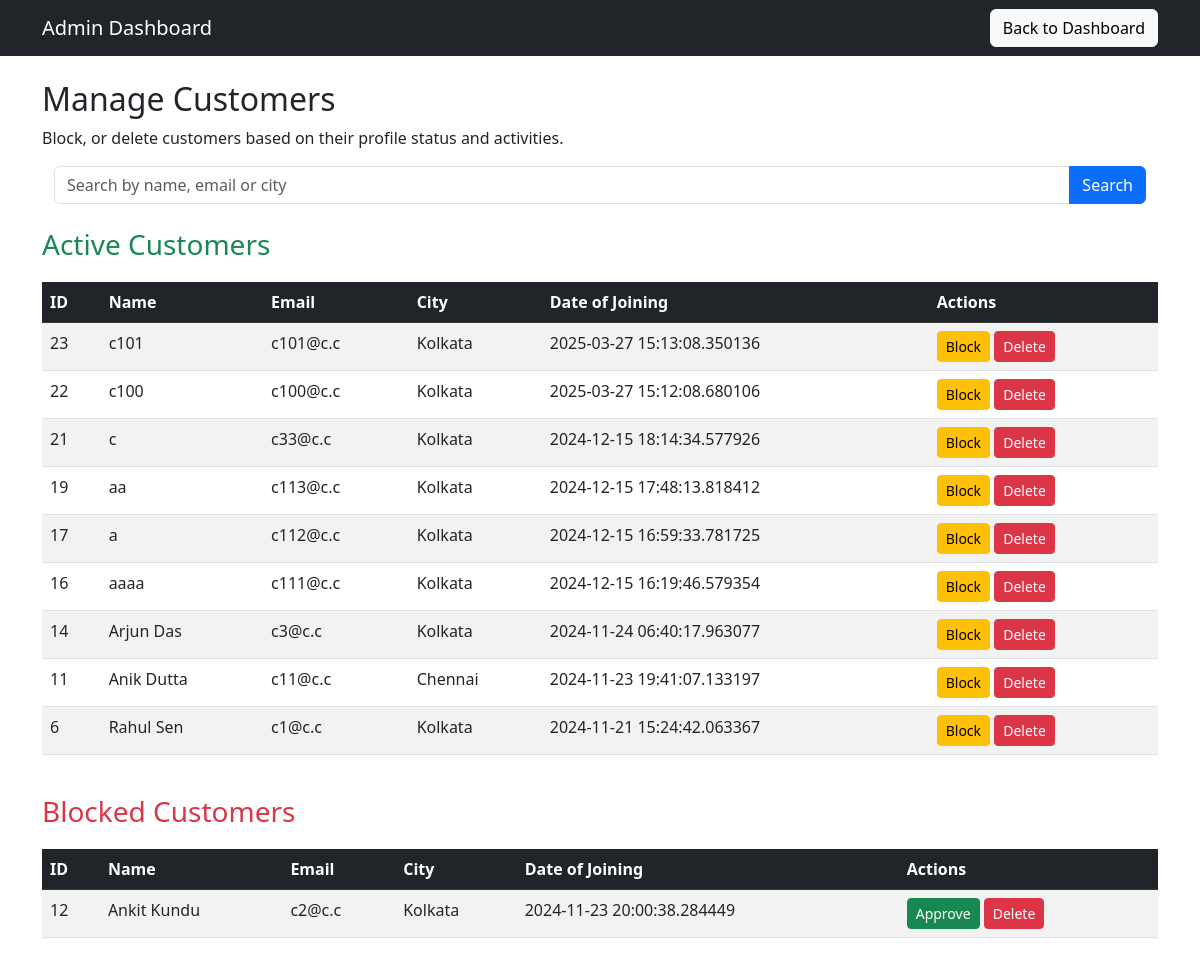
Page /admin/manage_customers on the committed database.
### model.py (models this page shows)
class user(db.Model):
    __tablename__ ='user_table'
    id = db.Column(db.Integer , primary_key= True, autoincrement = True)
    username = db.Column(db.String)
    email = db.Column(db.String , unique = True)
    phone_no = db.Column(db.Integer)
    password = db.Column(db.String)
    date_of_join = db.Column(db.DateTime, nullable=True)
    role = db.Column(db.String)
    service_type = db.Column(db.String)
    experience = db.Column(db.Integer)
    description = db.Column(db.String)
    cv = db.Column(db.String)
    city = db.Column(db.String)
    pincode = db.Column(db.Integer)
    area = db.Column(db.Integer)
    status = db.Column(db.String)
    ratings = db.Column(db.String)

### main.py (the view, shortened to what this page needs)
@app.route('/admin/manage_customers')
def manage_customers():
    search_query = request.args.get('search', '')
    base_filter = [user.role == 'customer']
    approved_customers = user.query.filter(
        *base_filter,
        or_(user.status == 'approved', user.status == None)
    ).order_by(desc(user.id)).all()
    rejected_customers = user.query.filter(
        *base_filter,
        user.status == 'blocked'
    ).order_by(desc(user.id)).all()
    return render_template(
        'manage_customers.html',
        approved_customers=approved_customers,
        rejected_customers=rejected_customers,
        search_query=search_query
    )

### templates/manage_customers.html (shortened to what this page needs)
<!DOCTYPE html>
<html lang="en">
<head>
    <link href="https://cdn.jsdelivr.net/npm/bootstrap@5.3.0-alpha1/dist/css/bootstrap.min.css" rel="stylesheet">
</head>
<body>
<nav class="navbar navbar-expand-lg navbar-dark bg-dark">
    <div class="container">
        <a class="navbar-brand" href="#">Admin Dashboard</a>
        <a class="btn btn-light ms-auto" href="{{ url_for('admin_dashboard') }}">Back to Dashboard</a>
    </div>
</nav>
<div class="container">
    <h2 class="mt-4">Manage Customers</h2>
    <p>Block, or delete customers based on their profile status and activities.</p>
<div class="container mt-3">
    <form method="GET" action="{{ url_for('manage_customers') }}">
        <div class="input-group">
            <input
                type="text"
                name="search"
                class="form-control"
                placeholder="Search by name, email or city"
                value="{{ search_query }}">
            <button class="btn btn-primary" type="submit">Search</button>
        </div>
    </form>
</div>
    <h3 class="mt-4 text-success">Active Customers</h3>
    <div class="table-responsive">
        <table class="table table-striped">
            <thead class="table-dark">
                <tr>
                    <th>ID</th>
                    <th>Name</th>
                    <th>Email</th>
                    <th>City</th>
                    <th>Date of Joining</th>
                    <th>Actions</th>
                </tr>
            </thead>
            <tbody>
                {% for customer in approved_customers %}
                <tr>
                    <td>{{ customer.id }}</td>
                    <td>{{ customer.username }}</td>
                    <td>{{ customer.email }}</td>
                    <td>{{ customer.city }}</td>
                    <td>{{ customer.date_of_join }}</td>
                    <td>
                        <a href="{{ url_for('block_customer', customer_id=customer.id) }}" class="btn btn-warning btn-sm">Block</a>
                        <a href="{{ url_for('delete_customer', customer_id=customer.id) }}" class="btn btn-danger btn-sm">Delete</a>
                    </td>
                </tr>
                {% endfor %}
            </tbody>
        </table>
    </div>
    <h3 class="mt-4 text-danger">Blocked Customers</h3>
    <div class="table-responsive">
        <table class="table table-striped">
            <thead class="table-dark">
                <tr>
                    <th>ID</th>
                    <th>Name</th>
                    <th>Email</th>
                    <th>City</th>
                    <th>Date of Joining</th>
                    <th>Actions</th>
                </tr>
            </thead>
            <tbody>
                {% for customer in rejected_customers %}
                <tr>
                    <td>{{ customer.id }}</td>
                    <td>{{ customer.username }}</td>
                    <td>{{ customer.email }}</td>
                    <td>{{ customer.city }}</td>
                    <td>{{ customer.date_of_join }}</td>
                    <td>
                        <a href="{{ url_for('approve_customer', customer_id=customer.id) }}" class="btn btn-success btn-sm">Approve</a>
                        <a href="{{ url_for('delete_customer', customer_id=customer.id) }}" class="btn btn-danger btn-sm">Delete</a>
                    </td>
                </tr>
                {% endfor %}
            </tbody>
        </table>
    </div>
</div>
</body>
</html>

### templates/manage_customers.html (style rules this page uses)
.navbar { margin-bottom: 20px; }
.table-responsive { margin-top: 20px; }

### rows in the picture
user: id "23", username "c101", email "c101@c.c", city "Kolkata", date_of_join "2025-03-27 15:13:08.350136"
user: id "22", username "c100", email "c100@c.c", city "Kolkata", date_of_join "2025-03-27 15:12:08.680106"
user: id "21", username "c", email "c33@c.c", city "Kolkata", date_of_join "2024-12-15 18:14:34.577926"
user: id "19", username "aa", email "c113@c.c", city "Kolkata", date_of_join "2024-12-15 17:48:13.818412"
user: id "17", username "a", email "c112@c.c", city "Kolkata", date_of_join "2024-12-15 16:59:33.781725"
user: id "16", username "aaaa", email "c111@c.c", city "Kolkata", date_of_join "2024-12-15 16:19:46.579354"
user: id "14", username "Arjun Das", email "c3@c.c", city "Kolkata", date_of_join "2024-11-24 06:40:17.963077"
user: id "11", username "Anik Dutta", email "c11@c.c", city "Chennai", date_of_join "2024-11-23 19:41:07.133197"
user: id "6", username "Rahul Sen", email "c1@c.c", city "Kolkata", date_of_join "2024-11-21 15:24:42.063367"
user: id "12", username "Ankit Kundu", email "c2@c.c", city "Kolkata", date_of_join "2024-11-23 20:00:38.284449"
